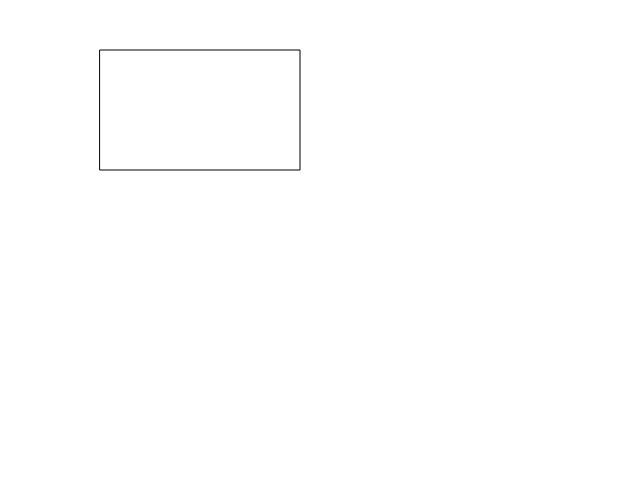
Frame 1 (no input)
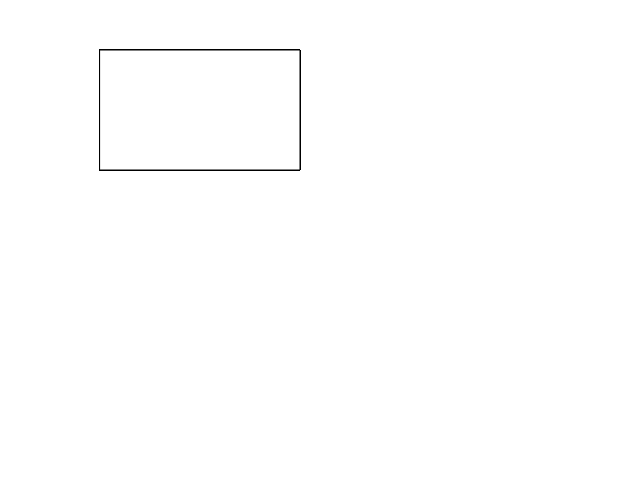
Frame 60 (no input)
Frame 120 (the mouse pressed at the canvas centre since frame 60): identical to frame 60, image omitted

The p5.js sketch that drew these frames (run headless with seeded random() and noise() and a simulated clock; from frame 60 on, the mouse is pressed at the canvas centre):

// p5.js sketch
// ── sketch.js
function setup() {
	createCanvas(640, 480);

	// Your sketch code
}

function draw() {
	rect(100, 50, 200, 120);

	// Your sketch code
}
